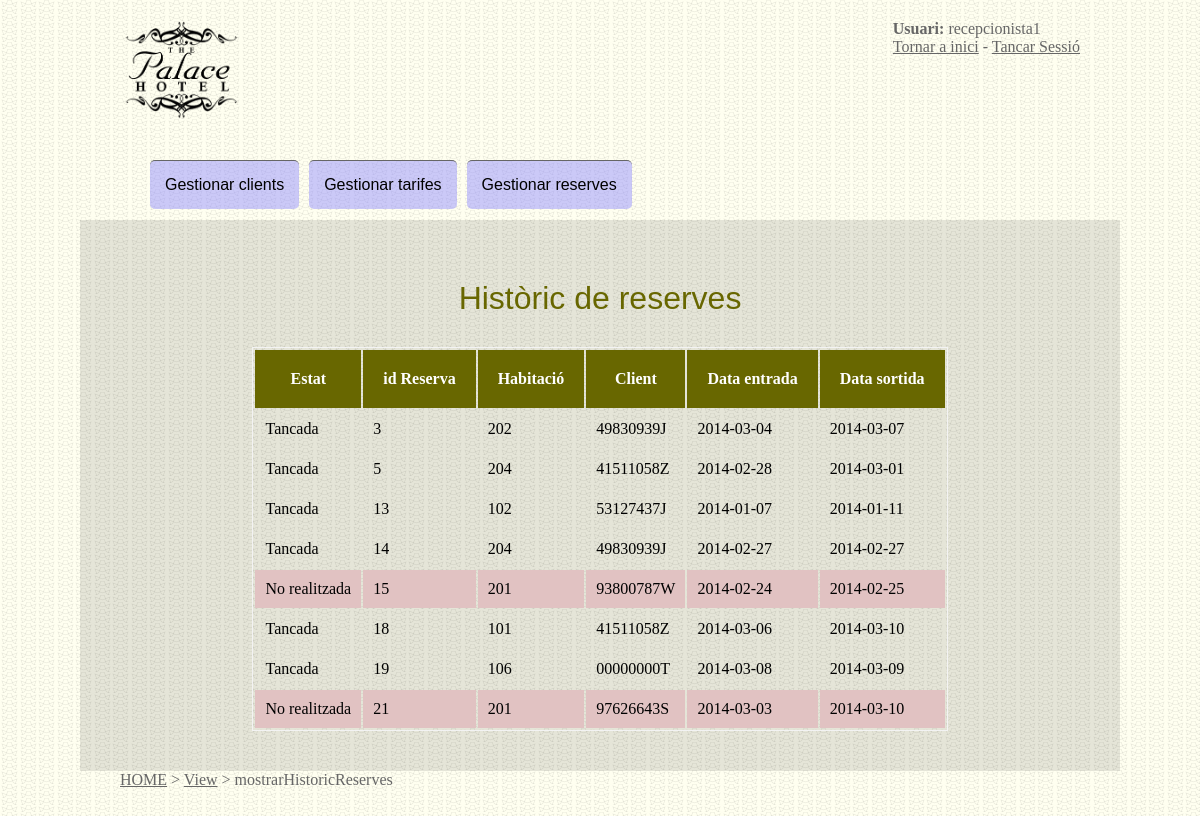
Before: /view/mostrarHistoricReserves.php (signed in) with the older database file.
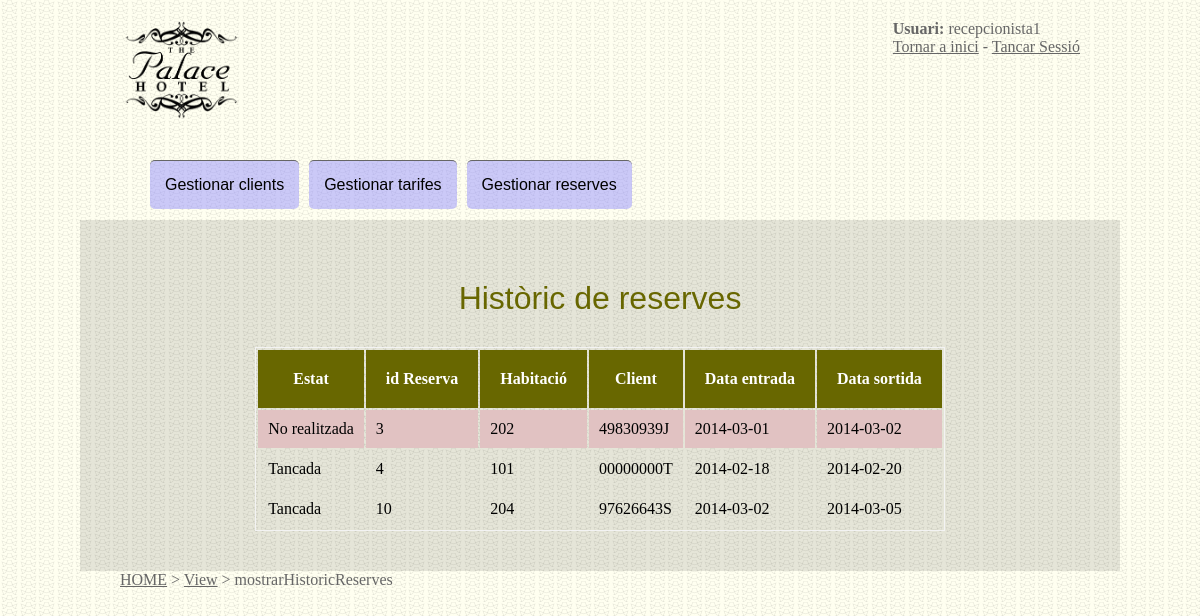
After: the same page with the newer database file.
### tables this page shows
CREATE TABLE IF NOT EXISTS `reserva` (
  `id` int(11) NOT NULL AUTO_INCREMENT,
  `habitacio` int(11) NOT NULL,
  `nifClient` varchar(9) NOT NULL,
  `dataEntrada` date NOT NULL,
  `dataSortida` date NOT NULL,
  `activa` tinyint(4) NOT NULL DEFAULT '1',
  PRIMARY KEY (`id`)
);

### model/DAO/class_db.php (called while the page is built, shortened)
<?php
class db implements interface_db{
	private $server;
	private $username;
	private $password;
	private $link;
	public function getServer(){
		return $this->server;
	}
	public function setServer($value){
		$this->server = 'localhost';
	}
	public function getUsername(){
		return $this->username;
	}
	public function setUsername($value){
		$this->username = 'root';
	}
	public function getPassword(){
		return $this->password;
	}
	public function setPassword($value){
		$this->password = '';
	}
	public function connect(){
		$this->link=mysql_connect($this->getServer(),$this->getUsername(),$this->getPassword());
		return $this->link;
	}
	public function bd($database){
		$this->dbname = mysql_select_db('hotel', $this->link);
	}
	public function close()	{
		return mysql_close($this->link);
	}
	public function executaArray($sql){
		$connexio = $this->connect();
		$objArray=array();
		$consulta=mysql_query($sql, $connexio) or die('Error, la consulta ha fallat: '.$this->error());
		while ($r=mysql_fetch_array($consulta)) { $objArray[]=$r; }
		return $objArray;
	}
}
?>

### model/DAO/class_reserva_db.php (called while the page is built, shortened)
 <?php
require_once("../model/DAO/class_db.php");
class reserva_db {
	public function llistar_historic() {
		$sql="SELECT * FROM reserva WHERE dataSortida<".date("Ymd");
		$connexio = new db();
		return $connexio->executaArray($sql);
	}
}
?>

### model/business/class_reserva.php (called while the page is built, shortened)
<?php
include('../model/DAO/class_reserva_db.php');
class reserva {
	public function llistar_historic_reserves(){
		$reservaDB = new reserva_db();
		return $reservaDB->llistar_historic();
	}
}
?>

### controller/mostrarHistoricReserves.php (called while the page is built)
<?php
include('../model/business/class_reserva.php');
try {
	$reserva=new Reserva("", "", "", "");
	$consulta=$reserva->llistar_historic_reserves();
} catch (Exception $e) {
    echo 'Excepción capturada: ',  $e->getMessage(), "\n";
}
?>

### view/mostrarHistoricReserves.php (the view, shortened to what this page needs)
<?php include('cabecera.php'); ?>
<h1>Hist&ograve;ric de reserves</h1>
<table>
	<tr><th>Estat</th><th>id Reserva</th><th>Habitació</th><th>Client</th><th>Data entrada</th><th>Data sortida</th></tr>
	<?php
	include ('../controller/mostrarHistoricReserves.php');
	if (isset($consulta)){
		foreach ($consulta as $fila){
			if ($fila['activa']==1) { echo "<tr><td>Tancada</td>"; }
			else { echo '<tr class="inactiva"><td>No realitzada</td>'; }
			echo "<td>".$fila['id']."</td>";
			echo "<td>".$fila['habitacio']."</td>";
			echo "<td>".$fila['nifClient']."</td>";
			echo "<td>".$fila['dataEntrada']."</td>";
			echo "<td>".$fila['dataSortida']."</td>";
			echo "</tr>";
		}
	}
	?>
</table>
<?php
include('pie.php');
?>

Changed rows visible on the page:
removed reserva: activa "Tancada", id "5", habitacio "204", nifClient "41511058Z", dataEntrada "2014-02-28", dataSortida "2014-03-01"
removed reserva: activa "Tancada", id "13", habitacio "102", nifClient "53127437J", dataEntrada "2014-01-07", dataSortida "2014-01-11"
removed reserva: activa "Tancada", id "14", habitacio "204", nifClient "49830939J", dataEntrada "2014-02-27", dataSortida "2014-02-27"
removed reserva: activa "No realitzada", id "15", habitacio "201", nifClient "93800787W", dataEntrada "2014-02-24", dataSortida "2014-02-25"
removed reserva: activa "Tancada", id "18", habitacio "101", nifClient "41511058Z", dataEntrada "2014-03-06", dataSortida "2014-03-10"
removed reserva: activa "Tancada", id "19", habitacio "106", nifClient "00000000T", dataEntrada "2014-03-08", dataSortida "2014-03-09"
removed reserva: activa "No realitzada", id "21", habitacio "201", nifClient "97626643S", dataEntrada "2014-03-03", dataSortida "2014-03-10"
changed reserva id 3: dataEntrada "2014-03-04" → "2014-03-01"; dataSortida "2014-03-07" → "2014-03-02"; activa "Tancada" → "No realitzada"
added reserva: activa "Tancada", id "4", habitacio "101", nifClient "00000000T", dataEntrada "2014-02-18", dataSortida "2014-02-20"
added reserva: activa "Tancada", id "10", habitacio "204", nifClient "97626643S", dataEntrada "2014-03-02", dataSortida "2014-03-05"
